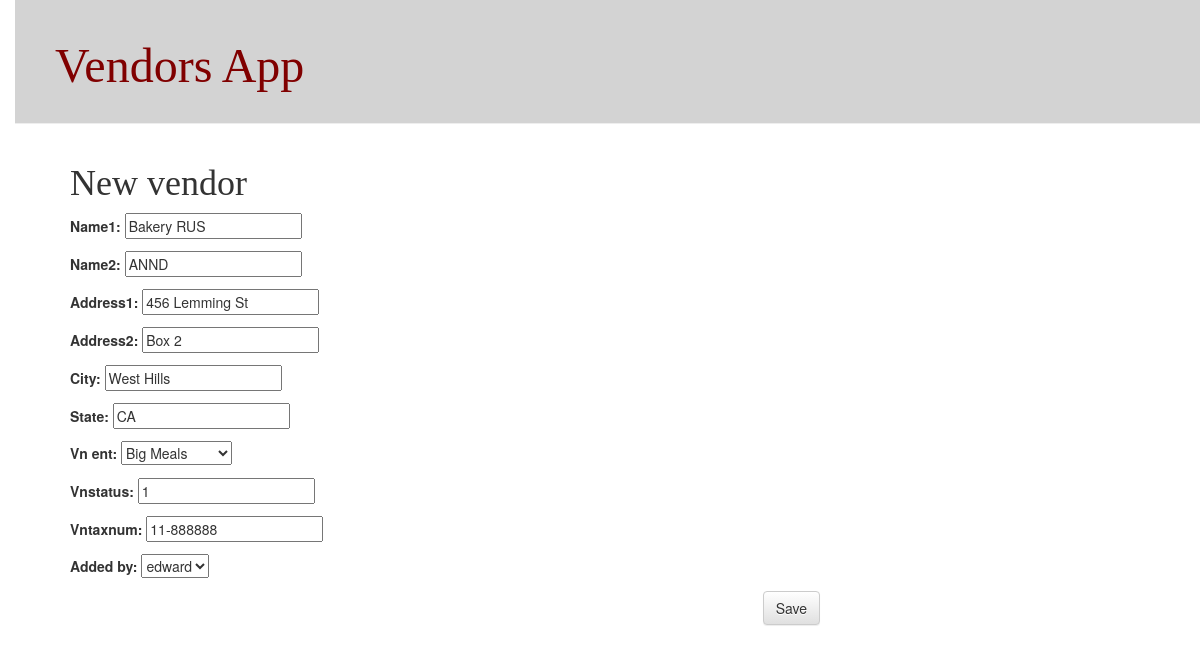
The page /vendor/3/edit/ on the database its author committed.
### vendors/models.py (models this page shows, shortened)
class Vendor(TimeStampedModel, models.Model):
    name1 = models.CharField(max_length=50)
    name2 = models.CharField(max_length=50, blank=True)
    address1 = models.CharField(max_length=50)
    address2 = models.CharField(max_length=50, blank=True)
    city = models.CharField(max_length=50)
    state = models.CharField(max_length=2)
    vnstatus = models.SmallIntegerField()
    vntaxnum = models.CharField(max_length=15)
    vn_ent = models.ForeignKey(Entity)
    added_dt = models.DateTimeField(default=timezone.now)
    added_by = models.ForeignKey('auth.User')
    mod_dt = models.DateTimeField(blank=True, null=True)

### vendors/views.py (the view)
# urls.py: url(r'^vendor/(?P<pk>\d+)/edit/$', views.vendor_edit, name='vendor_edit'),
def vendor_edit(request, pk):
    vendor = get_object_or_404(Vendor, pk=pk)
    if request.method == "POST":
        form = VendorForm(request.POST, instance=vendor)
        if form.is_valid():
            vendor = form.save(commit=False)
            vendor.added_by = request.user
            vendor.published_date = timezone.now()
            vendor.save()
            return redirect('vendor_detail', pk=vendor.pk)
    else:
        form = VendorForm(instance=vendor)
    return render(request, 'vendors/vendor_edit.html', {'form': form})

### vendors/forms.py
class VendorForm(forms.ModelForm):
    class Meta:
        model = Vendor
        fields = ('name1', 'name2', 'address1', 'address2', 'city', 'state', 'vn_ent',
                  'vnstatus', 'vntaxnum', 'added_by')

### vendors/models.py (called while the page is built)
    def __str__(self):
        return self.ent_name

### vendors/templates/vendors/vendor_edit.html
{% extends 'vendors/base.html' %}
{% block content %}
    <h1>New vendor</h1>
    <form method="POST" class="vendor-form">{% csrf_token %}
        {{ form.as_p }}
        <button type="submit" class="save btn btn-default">Save</button>
    </form>
{% endblock %}

### rows shown on the page
Vendor: name1 "Bakery RUS", name2 "ANND", address1 "456 Lemming St", address2 "Box 2", city "West Hills", state "CA", vn_ent "Big Meals", vnstatus "1", vntaxnum "11-888888", added_by "edward"
